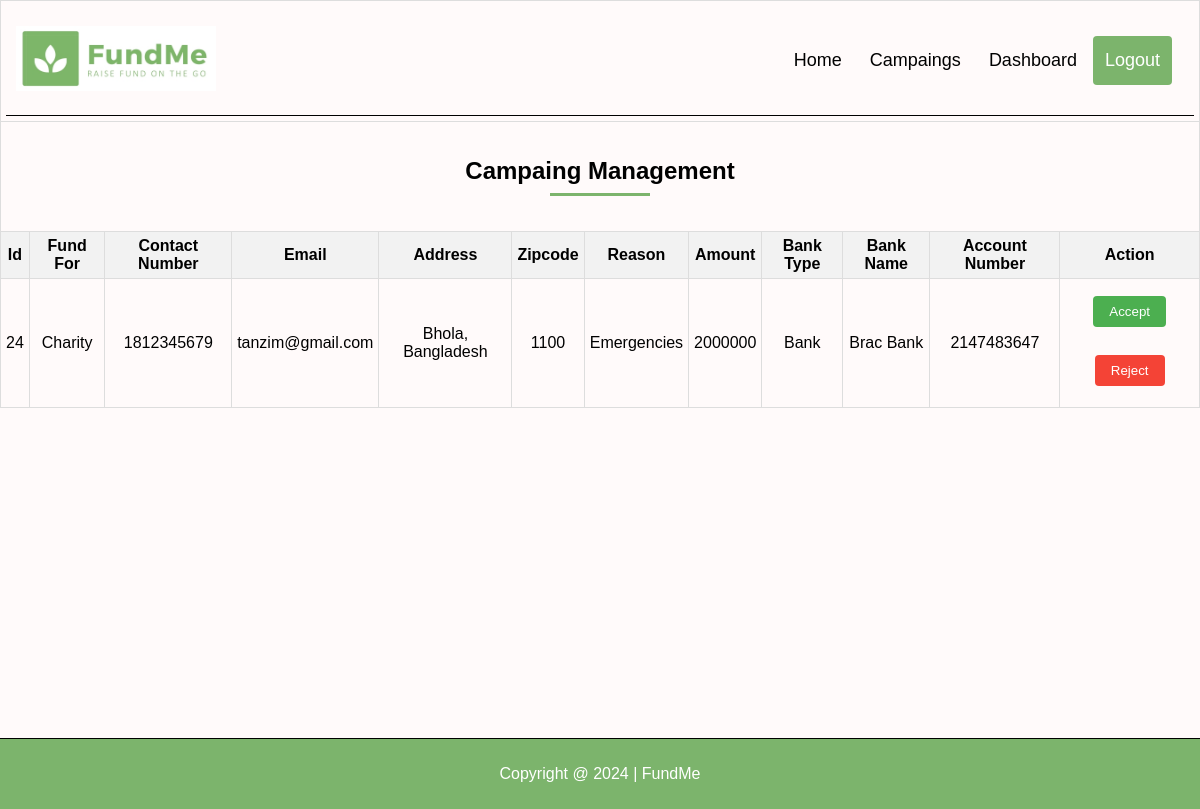
The app's page /view/manageCampaings.php (signed in) with its own data.
### tables this page shows
CREATE TABLE `tempcamp` (
  `id` int(100) NOT NULL,
  `fundfor` varchar(100) NOT NULL,
  `contact_number` int(100) NOT NULL,
  `email` varchar(100) NOT NULL,
  `address` varchar(100) NOT NULL,
  `zipcode` int(100) NOT NULL,
  `reason` varchar(100) NOT NULL,
  `amount` int(100) NOT NULL,
  `user_type` varchar(100) NOT NULL,
  `username` varchar(100) NOT NULL,
  `bank_type` varchar(100) NOT NULL,
  `bank_name` varchar(100) NOT NULL,
  `account_number` int(100) NOT NULL
);

### controller/manageCampaingsCheck.php (called while the page is built, shortened)
<?php
if (!isset($_SESSION['admin']) && !isset($_SESSION['Donor']) && !isset($_SESSION['Fund Raiser'])) {
    header('location: login.php');
    exit();
}
else {
    if (isset($_SESSION['admin'])) {
        $dashboardlink = 'dashboardAdmin.php';
    }
    elseif (isset($_SESSION['Fund Raiser'])) {
        $dashboardlink = 'dashboardFundRaiser.php';
    }
    $con = getConnection();
    $sql = "SELECT * FROM tempcamp";
    $result = mysqli_query($con, $sql);
    $rows = mysqli_fetch_all($result, MYSQLI_ASSOC);
}
?>

### view/manageCampaings.php (the view, shortened to what this page needs)
<?php
require_once('../controller/manageCampaingsCheck.php');
?>
<html lang="en">
<head>
    <link rel="stylesheet" href="../assets/css/styles.css">
</head>
<body>
    <table class="manage-camp-table" cellspacing="0" width=100%>
        <tr>
            <td colspan="12">
                <div class="header">
                    <a href="home.php" class="logo"><img class="logo" src="../assets/images/FundMe.jpg" alt="FundMe Logo" width="200" height="65"></a>
                    <div class="header-right">
                        <a href="home.php">Home</a>
                        <a href="campaings.php">Campaings</a>
                        <a href="<?= $dashboardlink ?>">Dashboard</a>
                        <a class="active" href="logout.php">Logout</a>
                    </div>
                </div>
            </td>
        </tr>
        <tr>
            <td colspan="12">
                <h2 class="give-heading">Campaing Management</h2>
                <hr>
            </td>
        </tr>
        <tr>
            <th>Id</th>
            <th>Fund For</th>
            <th>Contact Number</th>
            <th>Email</th>
            <th>Address</th>
            <th>Zipcode</th>
            <th>Reason</th>
            <th>Amount</th>
            <th>Bank Type</th>
            <th>Bank Name</th>
            <th>Account Number</th>
            <th>Action</th>
        </tr>
        <tbody>
            <?php foreach ($rows as $row) : ?>
                <tr>
                    <td class="camp-col"><?= $row['id'] ?></td>
                    <td class="camp-col"><?= $row['fundfor'] ?></td>
                    <td class="camp-col"><?= $row['contact_number'] ?></td>
                    <td class="camp-col"><?= $row['email'] ?></td>
                    <td class="camp-col"><?= $row['address'] ?></td>
                    <td class="camp-col"><?= $row['zipcode'] ?></td>
                    <td class="camp-col"><?= $row['reason'] ?></td>
                    <td class="camp-col"><?= $row['amount'] ?></td>
                    <td class="camp-col"><?= $row['bank_type'] ?></td>
                    <td class="camp-col"><?= $row['bank_name'] ?></td>
                    <td class="camp-col"><?= $row['account_number'] ?></td>
                    <td class="camp-col">
                        <form class="action-form" action="../controller/accept.php" method="post">
                            <button class="accept-btn" type="submit" name="accept">Accept</button>
                        </form>
                        <form class="action-form" action="../controller/reject.php" method="post">
                            <button class="reject-btn" type="submit" name="reject">Reject</button>
                        </form>
                    </td>
                </tr>
            <?php endforeach; ?>
        </tbody>
    </table>
    <?php include('footer.php'); ?>
</body>
</html>

### assets/css/styles.css (style rules this page uses)
* { box-sizing: border-box; }
body, header, footer { margin: 0; background-color: #fffafa; font-family: Arial, Helvetica, sans-serif; }
hr { width: 100px; border-style: none; border-top-style: solid; border-color: #7cb46c; border-width: 3px; text-align: left; }
.header { overflow: hidden; padding: 20px 10px; border-bottom: 1px solid black; }
.header a { float: left; color: black; text-align: center; padding: 12px; margin: 0 2px; text-decoration: none; font-size: 18px; line-height: 25px; border-radius: 4px; }
.header a.logo { padding: 0; margin: 0; }
.logo { padding: 0; margin: 0; }
.header a.active:not(.logo) { background-color: #7cb46c; color: white; }
.header-right { padding: 10px; float: right; text-align: middle; }
.manage-camp-table { width: 100%; border-collapse: collapse; margin-bottom: 330px; }
.manage-camp-table hr { margin-bottom: 30px; }
.manage-camp-table th, .manage-camp-table td { border: 1px solid #ddd; padding: 5px; }
.manage-camp-table th { background-color: #f2f2f2; text-align: center; }
.action-form { display: inline-block; }
.accept-btn { padding: 8px 16px; margin-top: 12px; background-color: #4CAF50; color: #fff; border: none; border-radius: 4px; cursor: pointer; transition: background-color 0.3s ease; }
.reject-btn { padding: 8px 16px; margin-top: 12px; background-color: #f44336; color: #fff; border: none; border-radius: 4px; cursor: pointer; transition: background-color 0.3s ease; }
.camp-col { text-align: center; }
.give-heading { margin-top: 30px; margin-bottom: 0; text-align: center; }

### records on screen
tempcamp: id "24", fundfor "Charity", contact_number "1812345679", email "tanzim@gmail.com", address "Bhola, Bangladesh", zipcode "1100", reason "Emergencies", amount "2000000", bank_type "Bank", bank_name "Brac Bank", account_number "2147483647"
